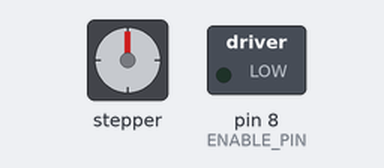
A sketch run on a simulated Arduino Uno, built with avr-gcc and run on an emulated ATmega328P. On the bench: stepper motor, switched loads named in the sketch (green lamp = pin HIGH). Stepper angles assume 3200 steps per turn.

Above: at 0.15 s.
At 9.75 s:
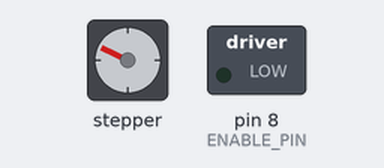
At 19.65 s:
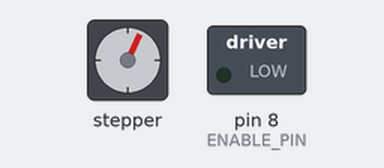
At 39.46 s:
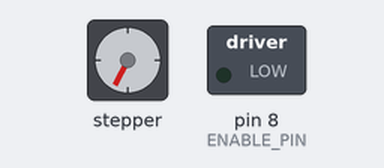
Timing chart, 0 to 40.0 s (numbered marks = the images above):
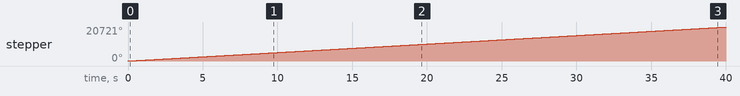

Measured:
- by itself, stepper: keeps turning clockwise at about 518°/s

The sketch:

inv-pen_rpm-test.ino
```cpp
#include <AccelStepper.h>

// CNC Shield v3 Pin Definitions for Y-Axis Slot
const int STEP_PIN   = 3; // Y.STEP
const int DIR_PIN    = 6; // Y.DIR
const int ENABLE_PIN = 8; // CNC Shield Enable Pin (Active LOW)

// Motor Configuration - Adjust these manually
const float TARGET_RPM  = 160.0;  // Target Speed
const int STEPS_PER_REV = 200;   // 1.8 degree stepper = 200 full steps
const int MICROSTEPS    = 16;    // Match your CNC shield Y-slot jumpers

// AccelStepper Driver Mode (DRIVER = 1 means external driver with Step & Dir pins)
AccelStepper stepper(AccelStepper::DRIVER, STEP_PIN, DIR_PIN);

void setup() {
  pinMode(ENABLE_PIN, OUTPUT);
  digitalWrite(ENABLE_PIN, LOW); // Enable TMC2209 driver (Active LOW)

  // Calculate required steps per second for the target RPM
  float stepsPerSecond = (TARGET_RPM * STEPS_PER_REV * MICROSTEPS) / 60.0;

  // AccelStepper settings
  stepper.setMaxSpeed(stepsPerSecond);
  stepper.setAcceleration(stepsPerSecond * 2); // Accelerate to full speed in 0.5 seconds
  stepper.setSpeed(stepsPerSecond);
}

void loop() {
  // runSpeed() maintains continuous rotation at maxSpeed without target positions
  stepper.runSpeed();
}
```
